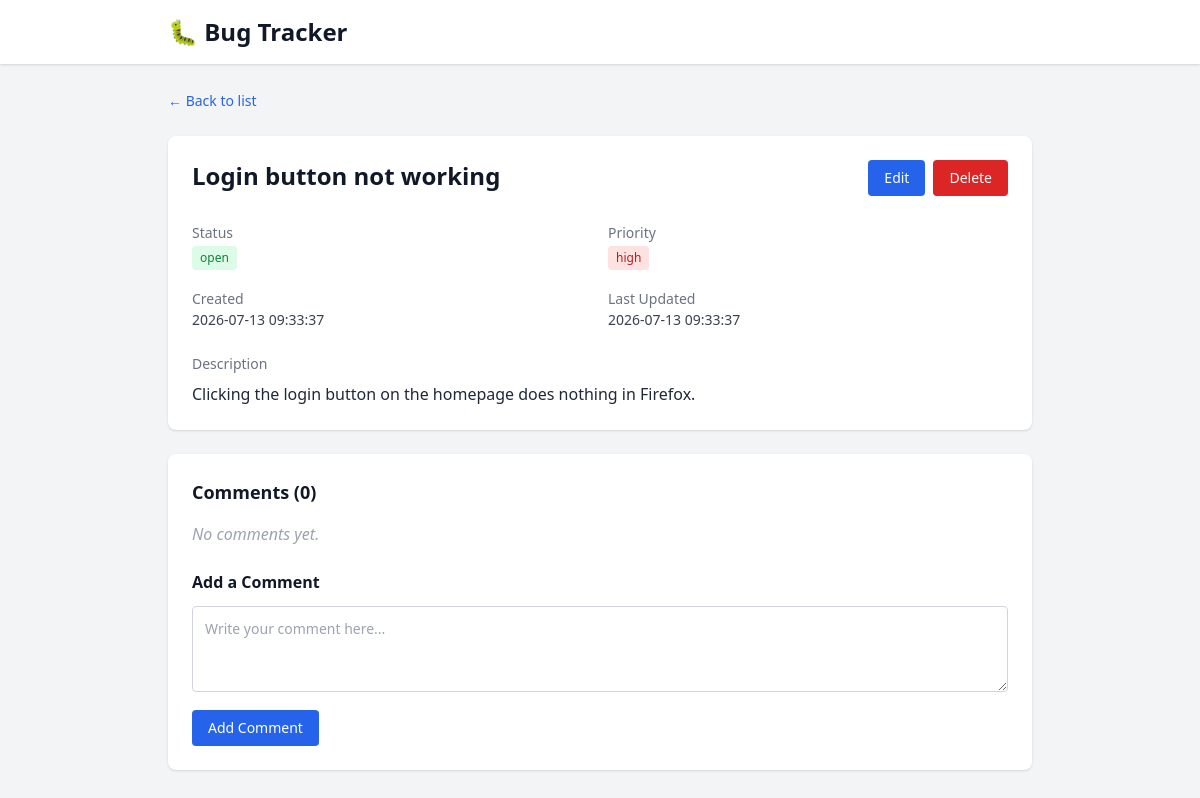
Page /bug/1 on the committed database.
### tables this page shows
CREATE TABLE bugs (
            id          INTEGER PRIMARY KEY AUTOINCREMENT,
            title       TEXT NOT NULL,
            description TEXT,
            status      TEXT DEFAULT 'open',
            priority    TEXT DEFAULT 'medium',
            created_at  TIMESTAMP DEFAULT CURRENT_TIMESTAMP,
            updated_at  TIMESTAMP DEFAULT CURRENT_TIMESTAMP
        );

### bugtracker/app.py (the view)
@app.route("/bug/<int:bug_id>")
def bug_detail(bug_id):
    bug = get_bug(bug_id)
    if bug is None:
        flash("Bug not found.", "error")
        return redirect(url_for("index"))
    comments = get_comments_for_bug(bug_id)
    return render_template("bug_detail.html", bug=bug, comments=comments)

### bugtracker/db.py (called while the page is built)
def get_connection():
    conn = sqlite3.connect(DB_NAME)
    conn.row_factory = sqlite3.Row
    return conn

def get_bug(bug_id):
    conn = get_connection()
    bug = conn.execute(
        "SELECT * FROM bugs WHERE id = ?", (bug_id,)
    ).fetchone()
    conn.close()
    return bug

def get_comments_for_bug(bug_id):
    conn = get_connection()
    comments = conn.execute(
        "SELECT * FROM comments WHERE bug_id = ? ORDER BY created_at ASC",
        (bug_id,),
    ).fetchall()
    conn.close()
    return comments

### bugtracker/templates/bug_detail.html
{% extends "base.html" %}
{% block content %}
    <div class="mb-6">
        <a href="/" class="text-blue-600 hover:underline text-sm">&larr; Back to list</a>
    </div>
    <div class="bg-white rounded-lg shadow p-6">
        <div class="flex justify-between items-start mb-6">
            <h2 class="text-2xl font-bold">{{ bug.title }}</h2>
            <div class="flex gap-2">
                <a href="/bug/{{ bug.id }}/edit" class="bg-blue-600 text-white px-4 py-2 rounded hover:bg-blue-700 transition text-sm">
                    Edit
                </a>
                <form action="/bug/{{ bug.id }}/delete" method="POST" onsubmit="return confirm('Are you sure you want to delete this bug?')">
                    <button type="submit" class="bg-red-600 text-white px-4 py-2 rounded hover:bg-red-700 transition text-sm">
                        Delete
                    </button>
                </form>
            </div>
        </div>
        <div class="grid grid-cols-2 gap-4 mb-6">
            <div>
                <span class="text-sm font-medium text-gray-500">Status</span>
                <p>
                    <span class="inline-block px-2 py-1 text-xs font-medium rounded
                        {% if bug.status == 'open' %}bg-green-100 text-green-700
                        {% elif bug.status == 'in-progress' %}bg-yellow-100 text-yellow-700
                        {% else %}bg-gray-100 text-gray-700{% endif %}">
                        {{ bug.status }}
                    </span>
                </p>
            </div>
            <div>
                <span class="text-sm font-medium text-gray-500">Priority</span>
                <p>
                    <span class="inline-block px-2 py-1 text-xs font-medium rounded
                        {% if bug.priority == 'high' %}bg-red-100 text-red-700
                        {% elif bug.priority == 'medium' %}bg-yellow-100 text-yellow-700
                        {% else %}bg-blue-100 text-blue-700{% endif %}">
                        {{ bug.priority }}
                    </span>
                </p>
            </div>
            <div>
                <span class="text-sm font-medium text-gray-500">Created</span>
                <p class="text-sm text-gray-700">{{ bug.created_at }}</p>
            </div>
            <div>
                <span class="text-sm font-medium text-gray-500">Last Updated</span>
                <p class="text-sm text-gray-700">{{ bug.updated_at }}</p>
            </div>
        </div>
        <div>
            <h3 class="text-sm font-medium text-gray-500 mb-2">Description</h3>
            {% if bug.description %}
                <p class="text-gray-800 whitespace-pre-wrap">{{ bug.description }}</p>
            {% else %}
                <p class="text-gray-400 italic">No description provided.</p>
            {% endif %}
        </div>
    </div>
    <div class="bg-white rounded-lg shadow p-6 mt-6">
        <h3 class="text-lg font-bold mb-4">Comments ({{ comments|length }})</h3>
        {% if comments %}
            <div class="space-y-4 mb-6">
                {% for comment in comments %}
                    <div class="border rounded-lg p-4">
                        <div class="flex justify-between items-center mb-2">
                            <span class="text-sm font-medium text-gray-700">{{ comment.author }}</span>
                            <span class="text-xs text-gray-400">{{ comment.created_at }}</span>
                        </div>
                        <p class="text-gray-800 whitespace-pre-wrap">{{ comment.body }}</p>
                    </div>
                {% endfor %}
            </div>
        {% else %}
            <p class="text-gray-400 italic mb-6">No comments yet.</p>
        {% endif %}
        <h4 class="text-md font-semibold mb-3">Add a Comment</h4>
        <form action="/bug/{{ bug.id }}/comment" method="POST">
            <textarea name="body" rows="3" class="w-full border border-gray-300 rounded p-3 text-sm focus:outline-none focus:ring-2 focus:ring-blue-500 focus:border-transparent" placeholder="Write your comment here..." required></textarea>
            <button type="submit" class="mt-3 bg-blue-600 text-white px-4 py-2 rounded hover:bg-blue-700 transition text-sm">
                Add Comment
            </button>
        </form>
    </div>
{% endblock %}

### rows in the picture
bugs: title "Login button not working", status "open", priority "high", created_at "2026-07-13 09:33:37", updated_at "2026-07-13 09:33:37", description "Clicking the login button on the homepage does nothing in Firefox."

### other values in the picture
{{ comments|length }} "0"
